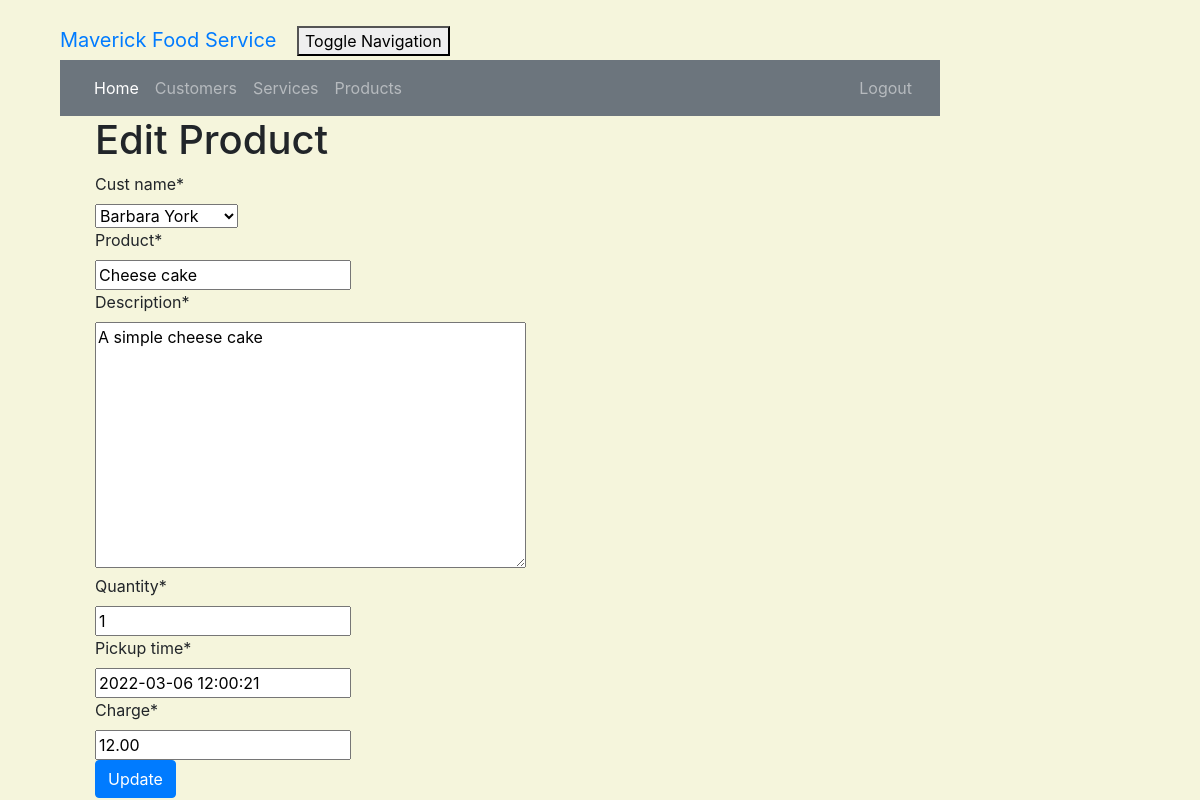
The app's page /product/2/edit/ (signed in) with its own data.
### crm/models.py (models this page shows, shortened)
class Customer(models.Model):
    cust_name = models.CharField(max_length=50)
    email = models.EmailField(max_length=100)
    phone = models.CharField(max_length=20)
    bldgroom = models.CharField(max_length=100)
    address = models.CharField(max_length=200)
    city = models.CharField(max_length=50)
    state = models.CharField(max_length=50)
    zipcode = models.CharField(max_length=10)
    organization = models.CharField(max_length=100)
    role = models.CharField(max_length=100)
    def __str__ (self):
        return self.cust_name

class Product(models.Model):
    cust_name = models.ForeignKey(Customer, on_delete=models.CASCADE, related_name='products')
    product = models.CharField(max_length=100)
    description = models.TextField()
    quantity = models.IntegerField()
    pickup_time = models.DateTimeField(
        default=timezone.now)
    charge = models.DecimalField(max_digits=10, decimal_places=2)
    created_date = models.DateTimeField(
        default=timezone.now)
    updated_date = models.DateTimeField(auto_now_add=True)

### crm/views.py (the view)
# urls.py: path('product/<int:pk>/edit/', views.product_edit, name='product_edit'),
@login_required
def product_edit(request, pk):
    product = get_object_or_404(Product, pk=pk)
    if request.method == "POST":
        form = ProductForm(request.POST, instance=product)
        if form.is_valid():
            product = form.save()
            product.updated_date = timezone.now()
            product.save()
            products = Product.objects.filter(created_date__lte=timezone.now())
            return render(request, 'crm/product_list.html', {'products': products})
    else:
        form = ProductForm(instance=product)
    return render(request, 'crm/product_edit.html', {'form': form})

### crm/forms.py
class ProductForm(forms.ModelForm):
   class Meta:
       model = Product
       fields = ('cust_name', 'product', 'description', 'quantity', 'pickup_time', 'charge' )

### crm/templates/crm/product_edit.html (shortened to what this page needs)
<!DOCTYPE html>
<html lang="en">
{% extends 'crm/base.html' %}
{% load crispy_forms_tags %}
{% block content %}
    <h1>Edit Product</h1>
    <form method="POST" class="product-form">{% csrf_token %}
        {{ form|crispy }}
        <button type="submit" class="btn btn-primary">Update</button>
    </form>
{% endblock %}

### crm/static/css/portfolio.css (style rules this page uses)
body { padding-left: 45px; padding-right: 45px; padding-top: 20px; }

### crm/templates/crm/product_edit.html (style rules this page uses)
body { background-color: beige; }

### records on screen
Customer: cust_name "Barbara York"
Product: product "Cheese cake", description "A simple cheese cake", quantity "1", pickup_time "2022-03-06 12:00:21", charge "12.00"
